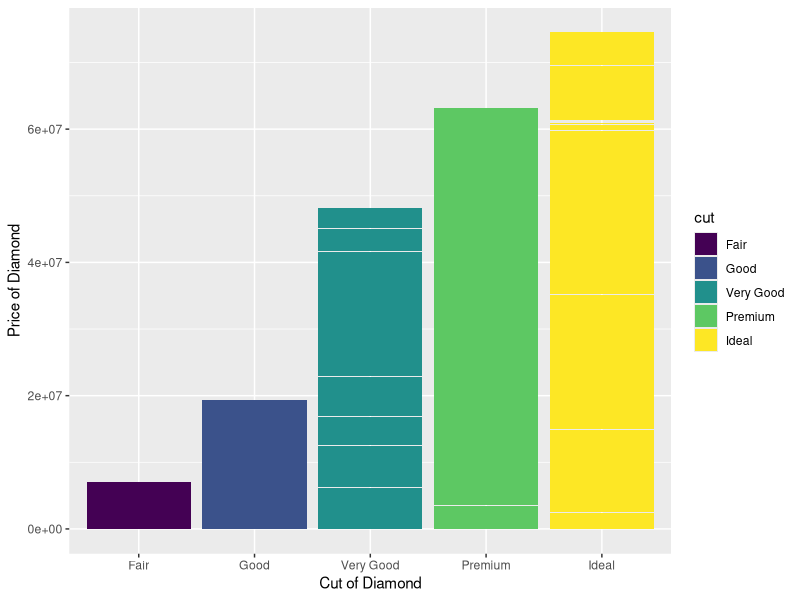

This chart was generated by the following R code:
## ---- chunk 1
knitr::opts_chunk$set(echo = TRUE)
library(tidyverse)

## ---- chunk 2
diamonds
ggplot(diamonds, aes(x=cut, y=price, fill=cut)) +
  geom_bar(stat = "identity") +
  labs(x = "Cut of Diamond", y = "Price of Diamond") +
  theme_grey() -> diamond_cost_and_cut

  ggsave("practice_plot.png", diamond_cost_and_cut)
  

## ---- chunk 3

